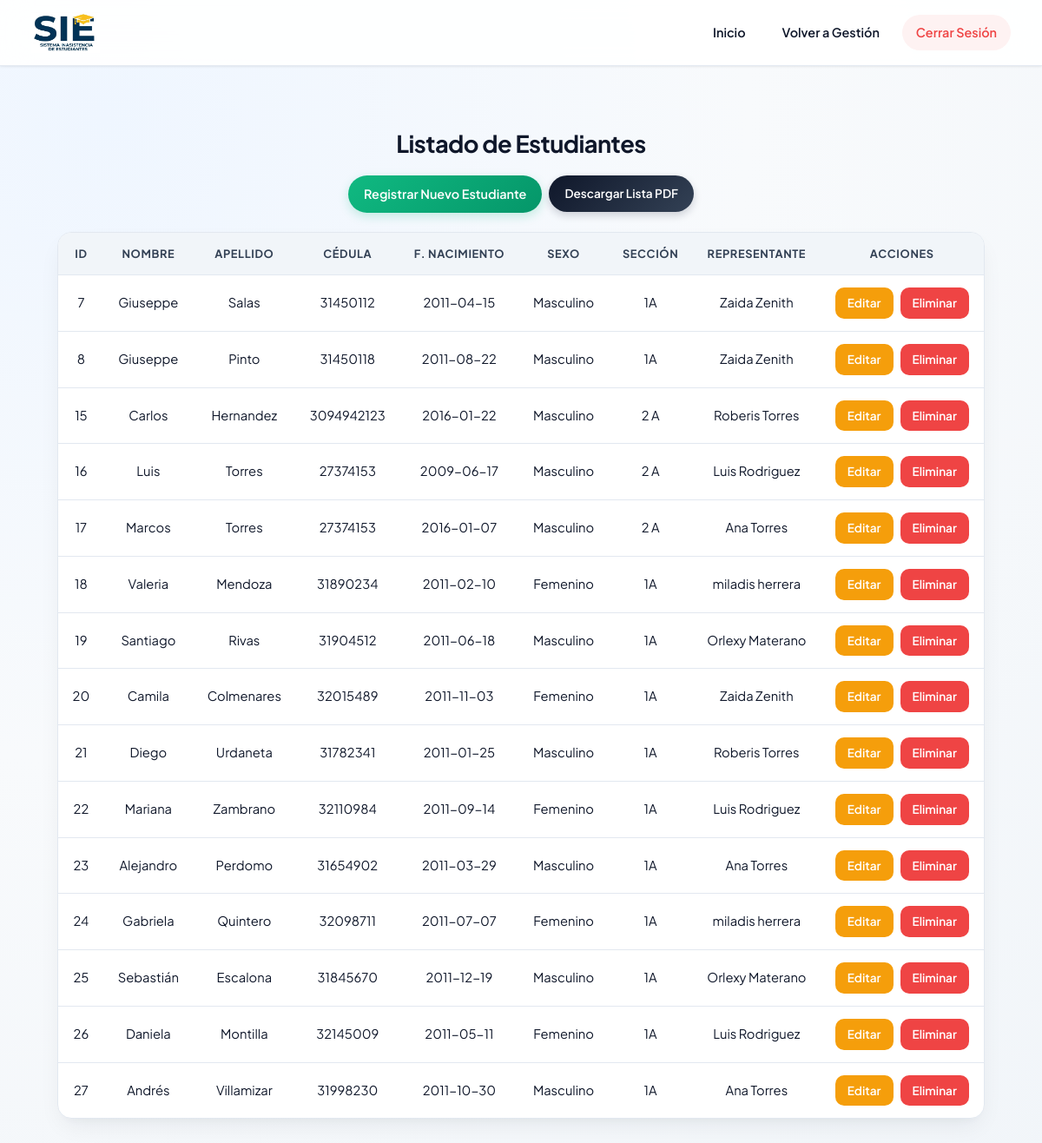
Screenshot of /visual/estudiantes.php (signed in) with the database file from the repository.
### tables this page shows
CREATE TABLE `estudiantes` (
  `id_estudiante` int(11) NOT NULL AUTO_INCREMENT,
  `nombre` varchar(100) NOT NULL,
  `apellido` varchar(100) NOT NULL,
  `cedula` varchar(20) NOT NULL,
  `fecha_nacimiento` date DEFAULT NULL,
  `sexo` varchar(50) DEFAULT NULL,
  `enfermedad_condicion` text DEFAULT NULL,
  `id_seccion` int(11) DEFAULT NULL,
  `id_representante` int(11) DEFAULT NULL,
  `id_periodo` int(11) DEFAULT NULL,
  PRIMARY KEY (`id_estudiante`),
  KEY `fk_estudiantes_seccion` (`id_seccion`),
  KEY `fk_estudiantes_representante` (`id_representante`),
  KEY `fk_estudiantes_periodo` (`id_periodo`),
  CONSTRAINT `fk_estudiantes_periodo` FOREIGN KEY (`id_periodo`) REFERENCES `periodos_academicos` (`id_periodo`) ON DELETE SET NULL ON UPDATE CASCADE,
  CONSTRAINT `fk_estudiantes_representante` FOREIGN KEY (`id_representante`) REFERENCES `representantes` (`id_representante`) ON DELETE SET NULL ON UPDATE CASCADE,
  CONSTRAINT `fk_estudiantes_seccion` FOREIGN KEY (`id_seccion`) REFERENCES `secciones` (`id_seccion`) ON DELETE SET NULL ON UPDATE CASCADE
);

CREATE TABLE `secciones` (
  `id_seccion` int(11) NOT NULL AUTO_INCREMENT,
  `nombre_seccion` varchar(50) NOT NULL,
  `id_institucion` int(11) NOT NULL,
  `id_docente` int(11) NOT NULL,
  `id_materia` int(11) NOT NULL,
  `id_periodo` int(11) DEFAULT 1,
  PRIMARY KEY (`id_seccion`),
  KEY `fk_secciones_periodos` (`id_periodo`),
  KEY `fk_secciones_institucion` (`id_institucion`),
  KEY `fk_secciones_docente` (`id_docente`),
  KEY `fk_secciones_materia` (`id_materia`),
  CONSTRAINT `fk_secciones_docente` FOREIGN KEY (`id_docente`) REFERENCES `docentes` (`id_docente`) ON UPDATE CASCADE,
  CONSTRAINT `fk_secciones_institucion` FOREIGN KEY (`id_institucion`) REFERENCES `instituciones` (`id_institucion`) ON UPDATE CASCADE,
  CONSTRAINT `fk_secciones_materia` FOREIGN KEY (`id_materia`) REFERENCES `materias` (`id_materia`) ON UPDATE CASCADE,
  CONSTRAINT `fk_secciones_periodos` FOREIGN KEY (`id_periodo`) REFERENCES `periodos_academicos` (`id_periodo`) ON UPDATE CASCADE
);

CREATE TABLE `representantes` (
  `id_representante` int(11) NOT NULL AUTO_INCREMENT,
  `nombre` varchar(100) NOT NULL,
  `apellido` varchar(100) NOT NULL,
  `cedula` varchar(20) NOT NULL,
  `telefono` varchar(20) NOT NULL,
  PRIMARY KEY (`id_representante`)
);

### visual/estudiantes.php (the view, shortened to what this page needs)
<?php
require_once __DIR__ . '/../config/conexion.php';
$query = "SELECT e.*, r.nombre AS nombre_representante, r.apellido AS apellido_representante, s.nombre_seccion
          FROM estudiantes e
          LEFT JOIN representantes r ON e.id_representante = r.id_representante
          LEFT JOIN secciones s ON e.id_seccion = s.id_seccion
          ORDER BY e.id_estudiante";
$resultado = $conn->query($query);
?>
<!DOCTYPE html>
<html lang="es">
<head>
    <link rel="stylesheet" href="../css/estilos.css">
</head>
<body>
    <header class="header-fijo">
        <div class="logo">
            <img src="logo.png" alt="Logo">
        </div>
        <nav>
            <ul>
                <li><a href="../api/dashboard.php">Inicio</a></li>
                <li><a href="gestionar.php">Volver a Gestión</a></li>
                <li><a href="../api/logout.php">Cerrar Sesión</a></li>
            </ul>
        </nav>
    </header>
    <main style="margin-top: 120px; text-align: center;">
        <h2>Listado de Estudiantes</h2>
        <div class="acciones-container" style="margin: 14px 0 22px 0;">
            <a href="formulario_r_e.php" class="btn-nuevo" style="margin: 0;">Registrar Nuevo Estudiante</a>
            <a href="../api/generar_pdf.php?tipo=listado_general&modulo=estudiantes" class="btn-pdf" style="padding: 10px 18px; border-radius: 999px;">Descargar Lista PDF</a>
        </div>
        <table>
            <tr>
                <th>ID</th>
                <th>Nombre</th>
                <th>Apellido</th>
                <th>Cédula</th>
                <th>F. Nacimiento</th>
                <th>Sexo</th>
                <th>Sección</th>
                <th>Representante</th>
                <th>Acciones</th>
            </tr>
            <?php
            if ($resultado && $resultado->num_rows > 0) {
                while ($row = $resultado->fetch_assoc()) {
                    $representante_completo = (!empty($row['nombre_representante'])) ? trim($row['nombre_representante'] . ' ' . $row['apellido_representante']) : 'Sin asignar';
                    $fechaNac = (!empty($row['fecha_nacimiento']) && $row['fecha_nacimiento'] !== '0000-00-00') ? $row['fecha_nacimiento'] : 'N/A';
            ?>
            <tr>
                <td><?php echo (int) $row['id_estudiante']; ?></td>
                <td><?php echo htmlspecialchars($row['nombre']); ?></td>
                <td><?php echo htmlspecialchars($row['apellido']); ?></td>
                <td><?php echo htmlspecialchars($row['cedula']); ?></td>
                <td><?php echo htmlspecialchars($fechaNac); ?></td>
                <td><?php echo htmlspecialchars(!empty($row['sexo']) ? $row['sexo'] : 'N/A'); ?></td>
                <td><?php echo htmlspecialchars($row['nombre_seccion'] ?? 'Sin asignar'); ?></td>
                <td><?php echo htmlspecialchars($representante_completo); ?></td>
                <td>
                    <div class="acciones-container">
                        <a href="editar_estudiante.php?id=<?php echo (int) $row['id_estudiante']; ?>" class="btn-editar">Editar</a>
                        <a href="../api/eliminar.php?tabla=estudiantes&id=<?php echo (int) $row['id_estudiante']; ?>"
                           class="btn-eliminar"
                           onclick="return confirm('¿Estás seguro de que deseas eliminar este estudiante?');">
                           Eliminar
                        </a>
                    </div>
                </td>
            </tr>
            <?php
                }
            } else {
                echo "<tr><td colspan='9'>No hay estudiantes registrados.</td></tr>";
            }
            ?>
        </table>
    </main>
</body>
</html>

### css/estilos.css (style rules this page uses)
:root { --primary: #2563eb; --primary-hover: #1d4ed8; --primary-soft: #eff6ff; --secondary: #0f172a; --success: #10b981; --success-hover: #059669; --success-soft: #ecfdf5; --warning: #f59e0b; --warning-hover: #d97706; --warning-soft: #fffbeb; --danger: #ef4444; --danger-hover: #dc2626; --danger-soft: #fef2f2; --bg-main: #f8fafc; --bg-gradient: radial-gradient(circle at 10% 10%, #eff6ff 0%, #f8fafc 45%, #f1f5f9 100%); --surface: #ffffff; --text-main: #0f172a; --text-muted: #64748b; --border-color: #e2e8f0; --radius-sm: 10px; --radius-md: 16px; --radius-lg: 22px; --shadow-sm: 0 1px 3px rgba(15, 23, 42, 0.05), 0 1px 2px rgba(15, 23, 42, 0.03); --shadow-md: 0 12px 28px -6px rgba(15, 23, 42, 0.07), 0 8px 12px -6px rgba(15, 23, 42, 0.04); --shadow-lg: 0 22px 40px -12px rgba(37, 99, 235, 0.16), 0 12px 18px -6px rgba(15, 23, 42, 0.05); }
* { box-sizing: border-box; }
html { scroll-behavior: smooth; }
body { font-family: 'Plus Jakarta Sans', 'Segoe UI', system-ui, -apple-system, sans-serif; background: var(--bg-gradient); background-attachment: fixed; color: var(--text-main); margin: 0; padding: 0; line-height: 1.6; min-height: 100vh; -webkit-font-smoothing: antialiased; }
.header-fijo { position: fixed; top: 0; left: 0; width: 100%; height: 76px; display: flex; justify-content: space-between; align-items: center; gap: 20px; background: rgba(255, 255, 255, 0.9); backdrop-filter: blur(16px); -webkit-backdrop-filter: blur(16px); padding: 10px 36px; border-bottom: 1px solid rgba(226, 232, 240, 0.9); box-shadow: var(--shadow-sm); z-index: 1000; }
.logo { display: flex; align-items: center; gap: 12px; }
.logo img { height: 48px; width: auto; object-fit: contain; transition: transform 0.2s ease; }
nav { display: flex; justify-content: flex-end; align-items: center; gap: 10px; }
nav ul { display: flex; align-items: center; list-style: none; margin: 0; padding: 0; gap: 10px; }
nav ul li { margin: 0; }
nav ul li a, nav > a { text-decoration: none; color: var(--text-main); font-weight: 600; font-size: 0.9rem; padding: 9px 16px; border-radius: 999px; transition: all 0.2s ease; display: inline-flex; align-items: center; gap: 6px; }
nav ul li a[href*="logout.php"], nav > a[href*="iniciar_sesion"], nav > a[href*="login_profesor"] { background: var(--primary-soft); color: var(--primary); }
nav ul li a[href*="logout.php"] { background: var(--danger-soft); color: var(--danger) !important; }
main, .form { margin-top: 108px; padding: 24px 20px 60px; text-align: center; }
h1, h2, h3 { color: var(--secondary); font-weight: 700; letter-spacing: -0.02em; }
h2 { font-size: 1.7rem; margin: 0 auto 12px auto; display: block; width: auto; }
.btn-nuevo, .btn-asistencia { display: inline-flex; align-items: center; gap: 6px; margin: 14px 0 22px 0; background: linear-gradient(135deg, var(--success) 0%, var(--success-hover) 100%); color: #ffffff; padding: 10px 18px; text-decoration: none; border-radius: 999px; font-weight: 600; font-size: 0.9rem; box-shadow: 0 4px 12px rgba(16, 185, 129, 0.22); transition: all 0.2s ease; }
.btn-editar, .btn-eliminar, .btn-ver, .btn-volver, .btn-limpiar, .btn-pdf { display: inline-flex; align-items: center; justify-content: center; gap: 6px; padding: 7px 14px; border-radius: var(--radius-sm); font-size: 0.85rem; font-weight: 600; text-decoration: none; color: #ffffff; transition: all 0.2s ease; }
.btn-pdf { background: linear-gradient(135deg, #0f172a 0%, #334155 100%); color: #ffffff; box-shadow: 0 4px 10px rgba(15, 23, 42, 0.18); }
.btn-editar { background-color: var(--warning); color: #ffffff; }
.btn-eliminar { background-color: var(--danger); color: #ffffff; }
.acciones-container { display: flex; justify-content: center; align-items: center; gap: 8px; }
table { width: 92%; max-width: 1100px; margin: 16px auto 30px auto; border-collapse: separate; border-spacing: 0; background: var(--surface); border-radius: var(--radius-md); overflow: hidden; box-shadow: var(--shadow-md); border: 1px solid var(--border-color); font-size: 0.92rem; }
th, td { padding: 14px 16px; text-align: center; border-bottom: 1px solid var(--border-color); }
th { background: #f1f5f9; color: #334155; font-weight: 700; font-size: 0.8rem; text-transform: uppercase; letter-spacing: 0.05em; }
tr:last-child td { border-bottom: none; }
tbody tr { transition: background-color 0.15s ease; }

### rows the page displays
estudiantes: id_estudiante "7", nombre "Giuseppe", apellido "Salas", cedula "31450112", fecha_nacimiento "2011-04-15", sexo "Masculino", id_seccion.nombre_seccion "1A", id_representante.apellido "Zaida Zenith"
estudiantes: id_estudiante "8", nombre "Giuseppe", apellido "Pinto", cedula "31450118", fecha_nacimiento "2011-08-22", sexo "Masculino", id_seccion.nombre_seccion "1A", id_representante.apellido "Zaida Zenith"
estudiantes: id_estudiante "15", nombre "Carlos", apellido "Hernandez", cedula "3094942123", fecha_nacimiento "2016-01-22", sexo "Masculino", id_seccion.nombre_seccion "2 A", id_representante.apellido "Roberis Torres"
estudiantes: id_estudiante "16", nombre "Luis", apellido "Torres", cedula "27374153", fecha_nacimiento "2009-06-17", sexo "Masculino", id_seccion.nombre_seccion "2 A", id_representante.apellido "Luis Rodriguez"
estudiantes: id_estudiante "17", nombre "Marcos", apellido "Torres", cedula "27374153", fecha_nacimiento "2016-01-07", sexo "Masculino", id_seccion.nombre_seccion "2 A", id_representante.apellido "Ana Torres"
estudiantes: id_estudiante "18", nombre "Valeria", apellido "Mendoza", cedula "31890234", fecha_nacimiento "2011-02-10", sexo "Femenino", id_seccion.nombre_seccion "1A", id_representante.apellido "miladis herrera"
estudiantes: id_estudiante "19", nombre "Santiago", apellido "Rivas", cedula "31904512", fecha_nacimiento "2011-06-18", sexo "Masculino", id_seccion.nombre_seccion "1A", id_representante.apellido "Orlexy Materano"
estudiantes: id_estudiante "20", nombre "Camila", apellido "Colmenares", cedula "32015489", fecha_nacimiento "2011-11-03", sexo "Femenino", id_seccion.nombre_seccion "1A", id_representante.apellido "Zaida Zenith"
estudiantes: id_estudiante "21", nombre "Diego", apellido "Urdaneta", cedula "31782341", fecha_nacimiento "2011-01-25", sexo "Masculino", id_seccion.nombre_seccion "1A", id_representante.apellido "Roberis Torres"
estudiantes: id_estudiante "22", nombre "Mariana", apellido "Zambrano", cedula "32110984", fecha_nacimiento "2011-09-14", sexo "Femenino", id_seccion.nombre_seccion "1A", id_representante.apellido "Luis Rodriguez"
estudiantes: id_estudiante "23", nombre "Alejandro", apellido "Perdomo", cedula "31654902", fecha_nacimiento "2011-03-29", sexo "Masculino", id_seccion.nombre_seccion "1A", id_representante.apellido "Ana Torres"
estudiantes: id_estudiante "24", nombre "Gabriela", apellido "Quintero", cedula "32098711", fecha_nacimiento "2011-07-07", sexo "Femenino", id_seccion.nombre_seccion "1A", id_representante.apellido "miladis herrera"
estudiantes: id_estudiante "25", nombre "Sebastián", apellido "Escalona", cedula "31845670", fecha_nacimiento "2011-12-19", sexo "Masculino", id_seccion.nombre_seccion "1A", id_representante.apellido "Orlexy Materano"
estudiantes: id_estudiante "26", nombre "Daniela", apellido "Montilla", cedula "32145009", fecha_nacimiento "2011-05-11", sexo "Femenino", id_seccion.nombre_seccion "1A", id_representante.apellido "Luis Rodriguez"
estudiantes: id_estudiante "27", nombre "Andrés", apellido "Villamizar", cedula "31998230", fecha_nacimiento "2011-10-30", sexo "Masculino", id_seccion.nombre_seccion "1A", id_representante.apellido "Ana Torres"
